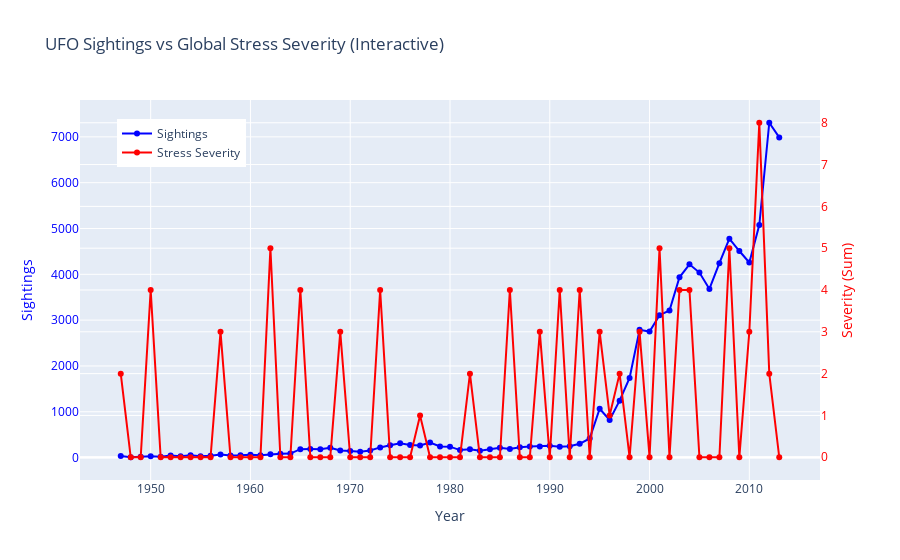

The notebook cell this image was saved under:
### Markdown cell above
### Dual-Axis Comparison: UFO Sightings vs Global Stress Severity

This dual-axis line chart provides a direct visual comparison between the number of reported UFO sightings and the cumulative global stress severity per year.

A clear upward trend in both variables begins around the mid-1990s, with several instances of visual alignment between spikes in global stress and increases in sightings. The year 2011, which holds the highest recorded stress severity score (8), is followed by a peak in sightings in 2012 — suggesting a possible delayed correlation.

This chart strongly supports the project's core hypothesis: that public reporting of unidentified aerial phenomena may be influenced by broader global stressors. While correlation does not imply causation, the visual trend warrants deeper statistical exploration through correlation coefficients and linear regression.

Due to this visual being central to our analysis, showing strong statistical support for our central hypotheses H1 and H2, we consider it appropriate at this stage to produce a more interactive plot using plotly:

### Code cell
import plotly.graph_objects as go

fig = go.Figure()

# Sightings (Primary Y-Axis)
fig.add_trace(go.Scatter(
    x=merged_df['year'],
    y=merged_df['sightings_per_year'],
    mode='lines+markers',
    name='Sightings',
    line=dict(color='blue')
))

# Stress Severity (Secondary Y-Axis)
fig.add_trace(go.Scatter(
    x=merged_df['year'],
    y=merged_df['severity_sum'],
    mode='lines+markers',
    name='Stress Severity',
    line=dict(color='red'),
    yaxis='y2'
))

# Layout with dual y-axes
fig.update_layout(
    title='UFO Sightings vs Global Stress Severity (Interactive)',
    xaxis=dict(title='Year'),
    yaxis=dict(
        title='Sightings',
        titlefont=dict(color='blue'),
        tickfont=dict(color='blue')
    ),
    yaxis2=dict(
        title='Severity (Sum)',
        titlefont=dict(color='red'),
        tickfont=dict(color='red'),
        overlaying='y',
        side='right'
    ),
    legend=dict(x=0.05, y=0.95)
)

fig.show()

# Code provided by ChatGPT

### Figure 1 — Plotly figure (JSON) as saved in the notebook; plotly's stock layout.template omitted (floating-point values rounded to 4 significant figures)
{"data": [{"line": {"color": "blue"}, "mode": "lines+markers", "name": "Sightings", "type": "scatter", "x": [1947, 1948, 1949, 1950, 1951, 1952, 1953, 1954, 1955, 1956, 1957, 1958, 1959, 1960, 1961, 1962, 1963, 1964, 1965, 1966, 1967, 1968, 1969, 1970, 1971, 1972, 1973, 1974, 1975, 1976, 1977, 1978, 1979, 1980, 1981, 1982, 1983, 1984, 1985, 1986, 1987, 1988, 1989, 1990, 1991, 1992, 1993, 1994, 1995, 1996, 1997, 1998, 1999, 2000, 2001, 2002, 2003, 2004, 2005, 2006, 2007, 2008, 2009, 2010, 2011, 2012, 2013], "y": [35, 7, 16, 27, 20, 45, 31, 51, 31, 41, 69, 44, 49, 63, 48, 71, 82, 88, 184, 185, 184, 214, 155, 144, 128, 155, 222, 268, 311, 273, 264, 330, 244, 238, 163, 180, 148, 184, 215, 188, 223, 239, 243, 257, 234, 246, 300, 417, 1066, 822, 1242, 1739, 2788, 2751, 3108, 3210, 3935, 4218, 4038, 3680, 4243, 4777, 4508, 4258, 5076, 7308, 6988]}, {"line": {"color": "red"}, "mode": "lines+markers", "name": "Stress Severity", "type": "scatter", "x": [1947, 1948, 1949, 1950, 1951, 1952, 1953, 1954, 1955, 1956, 1957, 1958, 1959, 1960, 1961, 1962, 1963, 1964, 1965, 1966, 1967, 1968, 1969, 1970, 1971, 1972, 1973, 1974, 1975, 1976, 1977, 1978, 1979, 1980, 1981, 1982, 1983, 1984, 1985, 1986, 1987, 1988, 1989, 1990, 1991, 1992, 1993, 1994, 1995, 1996, 1997, 1998, 1999, 2000, 2001, 2002, 2003, 2004, 2005, 2006, 2007, 2008, 2009, 2010, 2011, 2012, 2013], "y": [2, 0, 0, 4, 0, 0, 0, 0, 0, 0, 3, 0, 0, 0, 0, 5, 0, 0, 4, 0, 0, 0, 3, 0, 0, 0, 4, 0, 0, 0, 1, 0, 0, 0, 0, 2, 0, 0, 0, 4, 0, 0, 3, 0, 4, 0, 4, 0, 3, 1, 2, 0, 3, 0, 5, 0, 4, 4, 0, 0, 0, 5, 0, 3, 8, 2, 0], "yaxis": "y2"}], "layout": {"legend": {"x": 0.05, "y": 0.95}, "title": {"text": "UFO Sightings vs Global Stress Severity (Interactive)"}, "xaxis": {"title": {"text": "Year"}}, "yaxis": {"tickfont": {"color": "blue"}, "title": {"font": {"color": "blue"}, "text": "Sightings"}}, "yaxis2": {"overlaying": "y", "side": "right", "tickfont": {"color": "red"}, "title": {"font": {"color": "red"}, "text": "Severity (Sum)"}}}}
